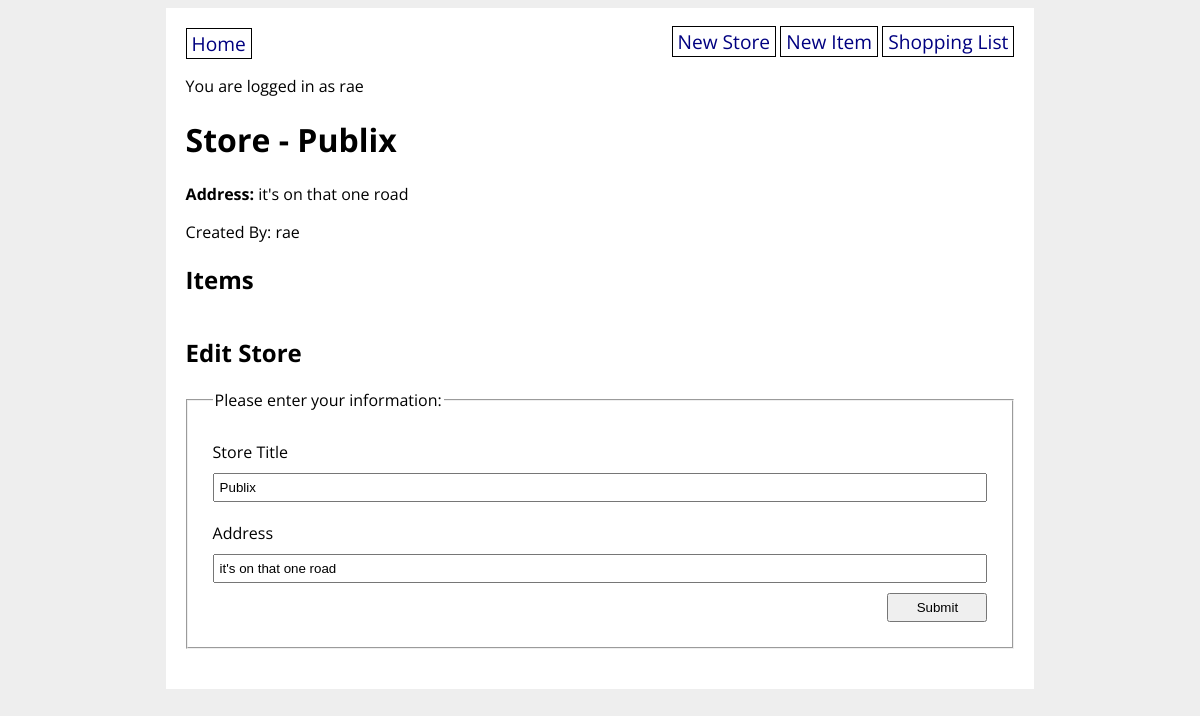
/store/1 (signed in), run on the app's committed database.
### grocery_app/models.py (models this page shows, shortened)
class User(UserMixin, db.Model):
    id = db.Column(db.Integer, primary_key=True)
    username = db.Column(db.String(80), nullable=False, unique=True)
    password = db.Column(db.String(200), nullable=False)
    shopping_list_items = db.relationship(
        "GroceryItem",
        secondary="shopping_list_items_table",
        back_populates="users_shopping_list",
    )

class GroceryStore(db.Model):
    id = db.Column(db.Integer, primary_key=True)
    title = db.Column(db.String(80), nullable=False)
    address = db.Column(db.String(200), nullable=False)
    items = db.relationship('GroceryItem', back_populates='store')
    created_by_id = db.Column(db.Integer, db.ForeignKey("user.id"))
    created_by = db.relationship("User")

### grocery_app/main/routes.py (the view, shortened to what this page needs)
@main.route("/store/<store_id>", methods=["GET", "POST"])
@login_required
def store_detail(store_id):
    store = GroceryStore.query.get(store_id)
    form = GroceryStoreForm(obj=store)
    return render_template("store_detail.html", store=store, form=form)

### grocery_app/main/forms.py
class GroceryStoreForm(FlaskForm):
    title = StringField(
        "Store Title", validators=[DataRequired(), Length(min=3, max=80)]
    )
    address = StringField('Address')
    submit = SubmitField('Submit')

### grocery_app/extensions.py (called while the page is built)
@login_manager.user_loader
def load_user(user_id):
    return User.query.get(user_id)

### grocery_app/templates/store_detail.html (shortened to what this page needs)
{% extends 'base.html' %}
{% block content %}
<h1>Store - {{ store.title }}</h1>
<strong>Address:</strong> {{ store.address }}
<p>Created By: {{ current_user.username }}</p>
<h2>Items</h2>
<h2>Edit Store</h2>
<form method="POST" action="{{ url_for('main.store_detail', store_id=store.id) }}">
    <fieldset>
        <legend>Please enter your information:</legend>
        {{ form.title.label }}
        {{ form.title }}
        {{ form.address.label }}
        {{ form.address }}
        {{ form.submit }}
    </fieldset>
</form>
{% endblock %}

### grocery_app/templates/base.html (shortened to what this page needs)
<!DOCTYPE html>
<html>
    <head>
        <link rel="stylesheet" href="/static/style.css">
    </head>
    <body>
        <div id="content">
            <nav>
                <a href="/">Home</a>
                <div>
                    {% if current_user.is_authenticated %}
                        <a href="/new_store">New Store</a>
                        <a href="/new_item">New Item</a>
                        <a href="/shopping_list">Shopping List</a>
                    {% else %}
                        <a href="/signup">Sign Up</a>
                        <a href="/login">Log In</a>
                    {% endif %}
                </div>
            </nav>
            {% if current_user.is_authenticated %}
                <p>You are logged in as {{ current_user.username }}</p>
            {% endif %}
            {% block content %}{% endblock %}
        </div>
    </body>
</html>

### grocery_app/static/style.css (style rules this page uses)
body { display: flex; flex-direction: column; align-items: center; background-color: #eee; font-family: 'Open Sans', sans-serif; }
#content { width: 70%; background-color: white; padding: 20px; }
nav { width: 100%; display: flex; flex-direction: row; justify-content: space-between; }
nav a { color: navy; text-decoration: none; border: 1px solid black; padding: 1px 5px; font-size: 1.2em; }
fieldset { display: flex; flex-direction: column; margin: 20px 0; padding: 20px; }
fieldset * { margin: 5px; }
fieldset input { padding: 5px; }
input[type=submit] { width: 100px; align-self: flex-end; }

### data on the page
User: username "rae"
GroceryStore: title "Publix", address "it's on that one road"
